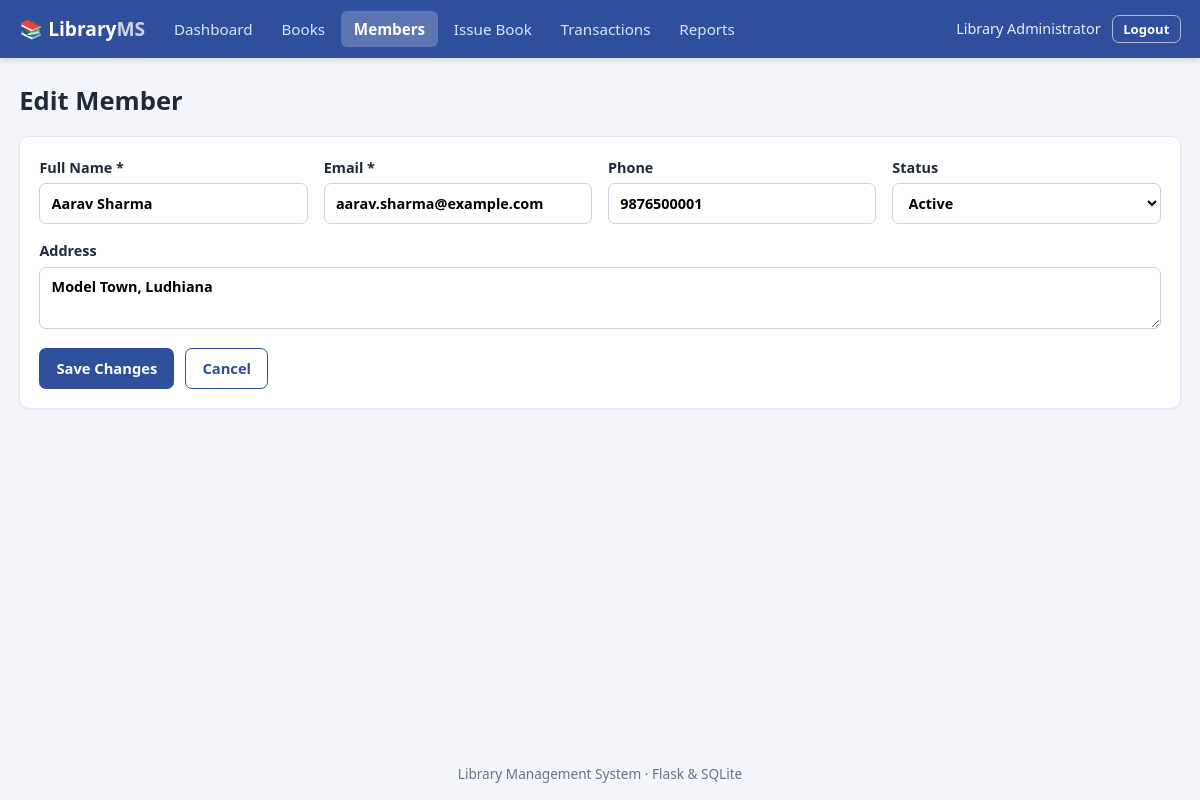
The page /members/1/edit (signed in) on the database its author committed.
### tables this page shows
CREATE TABLE members (
    id        INTEGER PRIMARY KEY AUTOINCREMENT,
    name      TEXT NOT NULL,
    email     TEXT NOT NULL UNIQUE,
    phone     TEXT,
    address   TEXT,
    join_date TEXT NOT NULL,
    status    TEXT NOT NULL DEFAULT 'active' CHECK (status IN ('active', 'inactive'))
);

### app.py (the view, shortened to what this page needs)
@app.route("/members/<int:member_id>/edit", methods=["GET", "POST"])
@login_required
def edit_member(member_id):
    conn = get_conn()
    member = conn.execute("SELECT * FROM members WHERE id = ?", (member_id,)).fetchone()
    if not member:
        abort(404)
    return render_template("member_form.html", member=member, mode="edit")

### app.py (called while the page is built)
def get_conn():
    if "conn" not in g:
        g.conn = db.get_db()
    return g.conn

@app.teardown_appcontext
def close_conn(_exc):
    conn = g.pop("conn", None)
    if conn is not None:
        conn.close()

def login_required(view):
    @wraps(view)
    def wrapped(*args, **kwargs):
        if "user_id" not in session:
            return redirect(url_for("login", next=request.path))
        return view(*args, **kwargs)
    return wrapped

def csrf_token():
    if "_csrf" not in session:
        session["_csrf"] = secrets.token_hex(16)
    return session["_csrf"]

@app.before_request
def protect_post():
    if request.method == "POST":
        sent = request.form.get("_csrf") or request.headers.get("X-CSRF-Token")
        if not sent or sent != session.get("_csrf"):
            abort(400, "Invalid or missing CSRF token. Please reload the page and try again.")

@app.context_processor
def inject_globals():
    return {"today": date.today().isoformat(), "loan_days": db.LOAN_DAYS,
            "fine_per_day": db.FINE_PER_DAY}

### database.py (called while the page is built)
def get_db():
    conn = sqlite3.connect(DB_PATH)
    conn.row_factory = sqlite3.Row
    conn.execute("PRAGMA foreign_keys = ON")
    return conn

### Library_Management_System/templates/member_form.html (shortened to what this page needs)
{% extends "base.html" %}
{% block content %}
<h1>{{ 'Register New Member' if mode == 'add' else 'Edit Member' }}</h1>
<form method="post" class="card form" novalidate>
  <div class="form-grid">
    <label>Full Name *
      <input type="text" name="name" required value="{{ member.name or '' }}">
    </label>
    <label>Email *
      <input type="email" name="email" required value="{{ member.email or '' }}">
    </label>
    <label>Phone
      <input type="tel" name="phone" value="{{ member.phone or '' }}">
    </label>
    <label>Status
      <select name="status">
        <option value="active" {{ 'selected' if member.status != 'inactive' }}>Active</option>
      </select>
    </label>
    <label class="full">Address
      <textarea name="address" rows="2">{{ member.address or '' }}</textarea>
    </label>
  </div>
  <div class="form-actions">
    <button type="submit" class="btn btn-primary">{{ 'Register Member' if mode == 'add' else 'Save Changes' }}</button>
    <a class="btn btn-outline" href="{{ url_for('members') }}">Cancel</a>
  </div>
</form>
{% endblock %}

### Library_Management_System/static/css/style.css (style rules this page uses)
:root { --primary: #2f4f9d; --primary-dark: #223a77; --bg: #f3f5fa; --card: #ffffff; --text: #1f2937; --muted: #6b7280; --border: #e2e6ef; --ok: #15803d; --ok-bg: #dcfce7; --warn: #a16207; --warn-bg: #fef3c7; --danger: #b91c1c; --danger-bg: #fee2e2; --info-bg: #dbeafe; --info: #1d4ed8; }
* { box-sizing: border-box; }
body { margin: 0; font-family: "Segoe UI", system-ui, -apple-system, Roboto, Arial, sans-serif; background: var(--bg); color: var(--text); line-height: 1.5; min-height: 100vh; display: flex; flex-direction: column; }
h1 { font-size: 1.6rem; margin: 0 0 1rem; }
a { color: var(--primary); }
.card { background: var(--card); border: 1px solid var(--border); border-radius: 10px; padding: 1.2rem; box-shadow: 0 1px 3px rgba(16,24,40,.05); margin-bottom: 1.2rem; }
.btn { display: inline-block; padding: .5rem 1rem; border-radius: 7px; border: 1px solid transparent; font-size: .92rem; font-weight: 600; cursor: pointer; text-decoration: none; font-family: inherit; }
.btn-primary { background: var(--primary); color: #fff; }
.btn-outline { background: #fff; color: var(--primary); border-color: var(--primary); }
.form-grid { display: grid; grid-template-columns: repeat(auto-fit, minmax(260px, 1fr)); gap: 1rem; }
.form-grid .full { grid-column: 1 / -1; }
label { display: flex; flex-direction: column; gap: .3rem; font-weight: 600; font-size: .9rem; }
input, select, textarea { font: inherit; padding: .55rem .7rem; border: 1px solid #cbd2e0; border-radius: 7px; background: #fff; width: 100%; }
.form-actions { display: flex; gap: .7rem; margin-top: 1.2rem; }

### rows shown on the page
members: name "Aarav Sharma", email "aarav.sharma@example.com", phone "9876500001", address "Model Town, Ludhiana"

### other values the page prints
{{ session.full_name }} "Library Administrator"
{{ 'Register New Member' if mode == 'add' else 'Edit Member' }} "Edit Member"
{{ 'Register Member' if mode == 'add' else 'Save Changes' }} "Save Changes"
